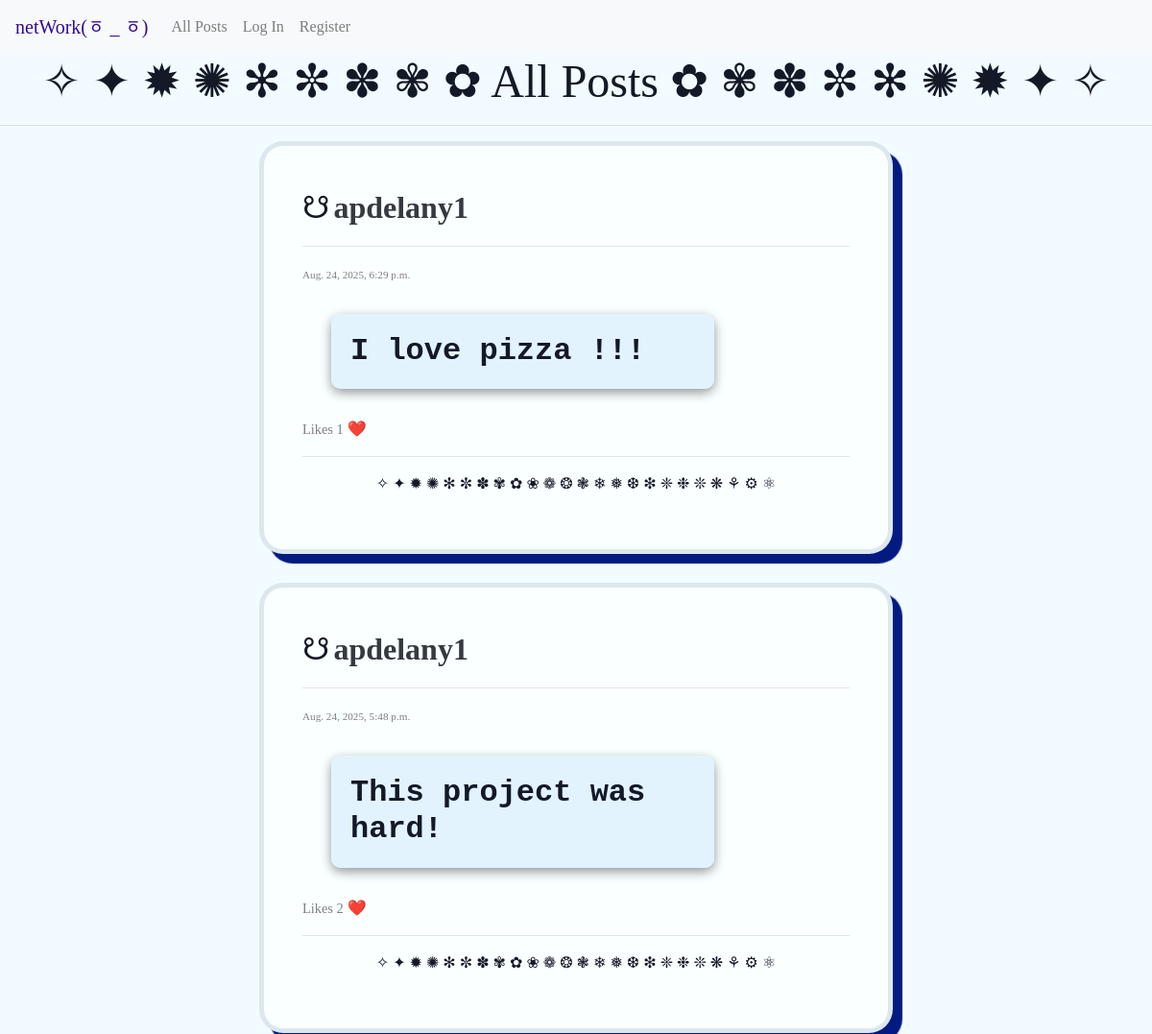
Before: / (upper part) with the older database file.
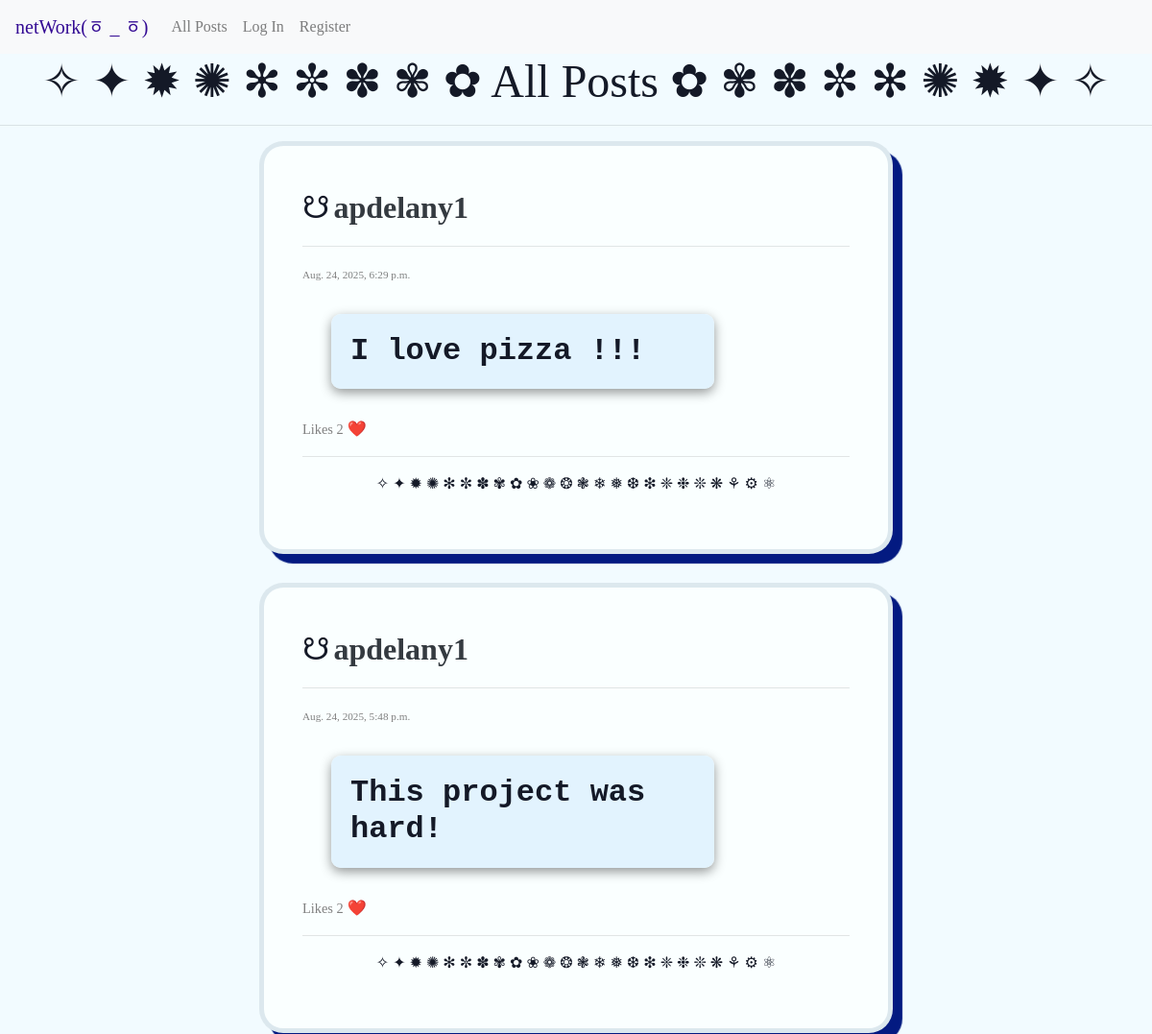
After: the same page with the newer database file.
### network/models.py (models this page shows, shortened)
class Posts(models.Model):
    owner = models.ForeignKey(User, on_delete=models.CASCADE, related_name="posts")
    text = models.TextField(max_length=200)
    created = models.DateTimeField(auto_now_add=True)
    likeCount = models.IntegerField(default=0)

class User(AbstractUser):
    pass

### network/views.py (the view)
# urls.py: path("", views.index, name="index"),
def index(request):
    posts = Posts.objects.order_by("-created").all()
    paginator = Paginator(posts, 10)
    page_number = request.GET.get("page")
    page_obj = paginator.get_page(page_number)
    return render(request, "network/index.html", {
        "page_obj" : page_obj,
        "currentUser" : request.user.username,
    })

### network/templates/network/index.html (shortened to what this page needs)
{% extends "network/layout.html" %}
{% load static %}
{% block body %}
<div class="container-xxl" id="container">
    <h1 style="font-size:3rem; text-align:center">✧ ✦ ✹ ✺ ✻ ✼ ✽ ✾ ✿ All Posts ✿ ✾ ✽ ✼ ✻ ✺ ✹ ✦ ✧</h1>
    <hr>
    <section id="allPosts">
        {% for post in page_obj %}
        <div class="post">
            <span style="font-size:2rem">☋</span>
            <a href="{% url 'userProfile' post.owner.username %}" class="font-weight-bold text-dark h2">
                {{post.owner.username}} <br>
            </a>
            <hr>
            <span class="text-right" style="font-size: 0.7rem;color:gray;">
                {{ post.created }}
            </span>
            <br>
            <p class="h1"> {{post.text}} </p>
            <span>
                <span style="font-size:0.9rem; color:gray;">Likes <span>{{ post.likeCount }}</span></span>
                {% if user.is_authenticated %}
                    <a href="{% url 'like' post.id %}" class="clickLike {{post.id}}" id="{{ forloop.counter0 }}">
                        ❤️
                    </a>
                {% else %}
                    <a href="{% url 'login' %}">
                        ❤️
                    </a>
                {% endif %}
            </span>
            <hr>
            <div class="emoji">
                <p>✧ ✦ ✹ ✺ ✻ ✼ ✽ ✾ ✿ ❀ ❁ ❂ ❃ ❄ ❅ ❆ ❇ ❈ ❉ ❊ ❋ ⚘ ⚙ ⚛</p>
            </div>
        </div>
        {% endfor %}
    </section>
</div>
{% endblock %}

Changed rows visible on the page:
changed Posts "I love pizza !!!": likeCount "1" → "2"
